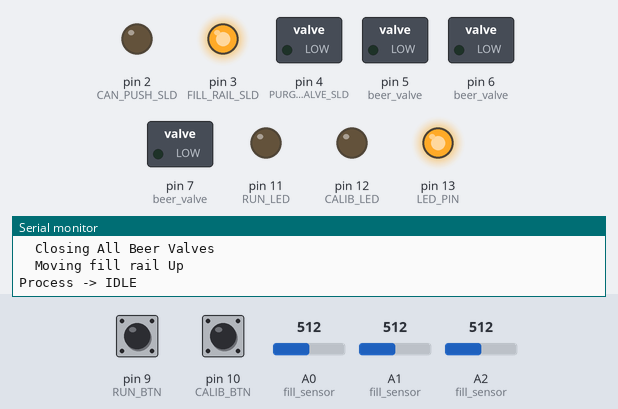
Bench run of a sketch on a simulated Arduino Uno, built with avr-gcc and run on an emulated ATmega328P. Parts: switched loads named in the sketch (green lamp = pin HIGH), output pins drawn as LEDs (lit = HIGH), the last lines printed to the serial monitor. Inputs (shaded band) come from the test bench; at power-on: pin 9 (RUN_BTN) HIGH, A0 (fill_sensor) = 512, A1 (fill_sensor) = 512, A2 (fill_sensor) = 512, pin 10 (CALIB_BTN) HIGH.

Above: at 2.5 s.
2.6 s: pin 9 (RUN_BTN) pulled LOW for 0.15 s
At 3.6 s:
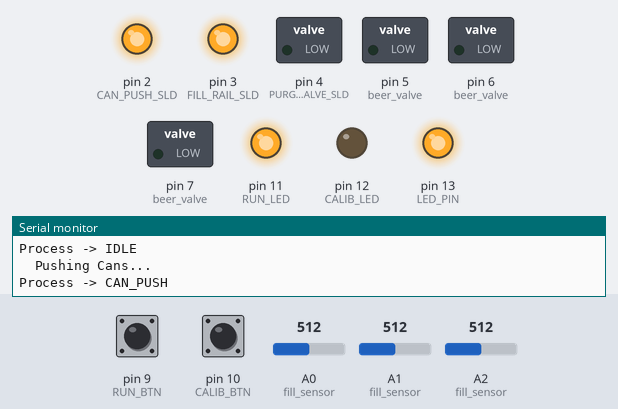
5.7 s: A0 (fill_sensor) set to 248
8.7 s: A0 (fill_sensor) set to 215
At 9.3 s:
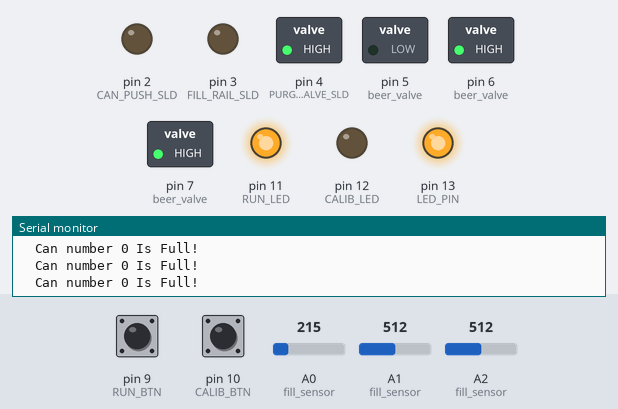
10.2 s: A1 (fill_sensor) set to 122
At 12.9 s:
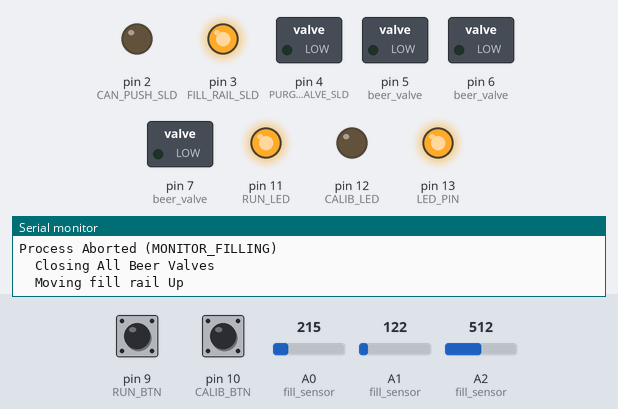
13.2 s: A2 (fill_sensor) set to 238
16.2 s: A2 (fill_sensor) set to 215
At 20.0 s:
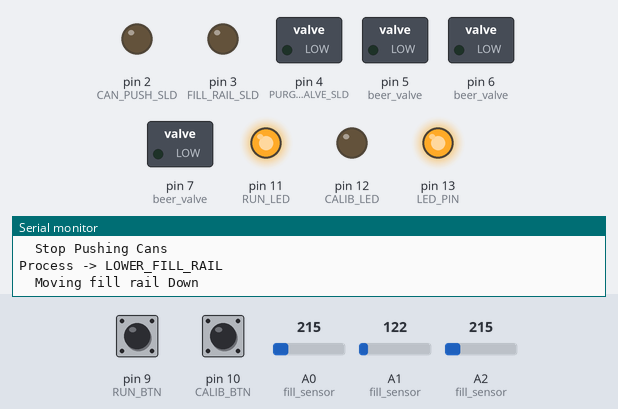
Timing chart, 0 to 24.0 s (numbered marks = the images above; inputs shaded):
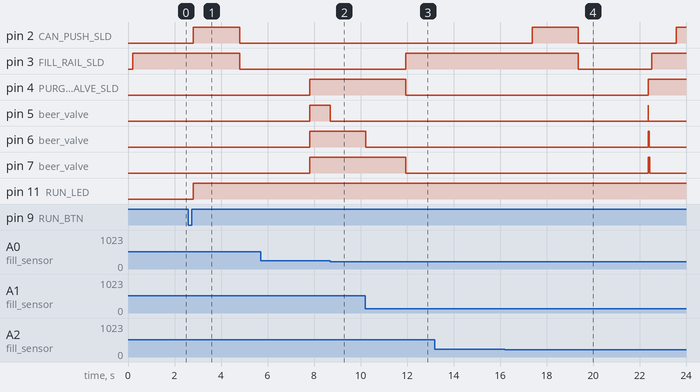

Measured:
- the behaviour switches between 230 and 229 on A0 (fill_sensor) (found by bisection; images 1 and 2)
- the behaviour switches between 230 and 229 on A2 (fill_sensor) (found by bisection; images 3 and 4)
- after the input at 2.6 s, pin 2 (CAN_PUSH_SLD): LOW → HIGH after 0.20 s, → LOW 2.0 s later; pin 3 (FILL_RAIL_SLD): HIGH → LOW after 2.2 s; pin 11 (RUN_LED): LOW → HIGH after 0.20 s
- after the input at 8.7 s, pin 5 (beer_valve): HIGH → LOW at once
- after the input at 10.2 s, pin 6 (beer_valve): HIGH → LOW after 0.02 s instead of 1.7 s
- after the input at 16.2 s, pin 2 (CAN_PUSH_SLD): LOW → HIGH after 1.2 s, → LOW 2.0 s later, → HIGH 4.2 s later; pin 3 (FILL_RAIL_SLD): HIGH → LOW after 3.2 s, → HIGH 3.2 s later; pin 4 (PURGE_VALVE_SLD): LOW → HIGH after 6.2 s; pin 5 (beer_valve): LOW → HIGH after 6.2 s, → LOW 0.01 s later; pin 6 (beer_valve): LOW → HIGH after 6.2 s, → LOW 0.04 s later

The sketch:

bottle_filler.ino
```cpp
#include <MsTimer2.h>

/* Defines */

#define CAN_PUSH_TIME        2000  /* 2 seconds */
#define SETTLING_TIME        2000  /* 2 seconds */
#define MAX_FILL_TIME        10000 /* 10 seconds */
#define PURGE_TIME           4000  /* 4 seconds */

#if PURGE_TIME > MAX_FILL_TIME
#error PURGE_TIME must be less than MAX_FILL_TIME
#endif

#define ONE_SECOND           1000 /* 1 second */
#define FILL_RAIL_DELAY_UP   1000 /* 1 second */
#define FILL_RAIL_DELAY_DOWN 1000 /* 1 second */

#define CAN_PUSH_SLD         2    /* Can Push    Solenoid */
#define FILL_RAIL_SLD        3    /* Fill Rail   Solenoid */
#define PURGE_VALVE_SLD      4    /* Purge Valve Solenoid */
#define BEER_VALVE_SLD_0     5    /* Beer Valve  Solenoid */
#define BEER_VALVE_SLD_1     6    /* Beer Valve  Solenoid */
#define BEER_VALVE_SLD_2     7    /* Beer Valve  Solenoid */
#define CALIB_HOT            2    /* Calibration Pot Hot  */
#define FILL_SENSE_0         A0   /* input to detect when can is full. */
#define FILL_SENSE_1         A1   /* input to detect when can is full. */
#define FILL_SENSE_2         A2   /* input to detect when can is full. */
#define CALIB_WIPE           A3   /* Calibration Pot Wiper */

#define RUN_BTN              9    /* Run Button */
#define CALIB_BTN            10   /* Calibration Button */
#define RUN_LED              11   /* Run LED */
#define CALIB_LED            12   /* Calib LED */
#define LED_PIN              13   /* Board LED */

#define RAISE                1
#define LOWER                0
#define OPEN                 1
#define CLOSE                0
#define START                1
#define STOP                 0
#define ON                   1
#define OFF                  0
#define FULL                 0
#define PRESSED              1
#define RELEASED             0
#define RUN                  0
#define CALIB                1

#define INITIAL_SET_POINT    230 /* Initial Target Set Point */
#define BUTTON_COUNT         2   /* Number of Buttons */
#define CAN_COUNT            3   /* Number of Cans filled simultaneously */

/* Process States */

typedef enum
{
  IDLE,
  CAN_PUSH,
  LOWER_FILL_RAIL,
  SETTLING_DELAY,
  OPEN_VALVES,
  MONITOR_FILLING,
  RAISE_FILL_RAIL,
  CHECK_RUN,
  CALIBRATION
} process_t;

typedef enum
{
  FILLING,
  ALL_FULL,
  FILL_TIMER_EXPIRED
} fill_state_t;

/* Function Prototypes */

void elapse_timer_interrupt(void);
void set_timer(int millisec);
void stop_timer(void);
bool timer_elapsed(void);
void process_to(process_t proc);
bool go_button(void);
bool calib_button(void);
void can_push(bool start_stop);
void fill_rail(bool up_down);
fill_state_t fill_progress(void);
bool check_all_full(void);
bool can_full(int can_number);
void operate_all_beer_valves(int action);
void abort_process(void);
void operate_valve(int type, bool action);
void check_beer_sensors(void);
void flash_led(void);
const char * process_string(int proc);
bool run_button(bool action);

/* Variables */

process_t     process;
int           cans_processed;
bool          button_state[BUTTON_COUNT];
volatile bool elapsed = false;
int           set_point = INITIAL_SET_POINT;

int fill_sensor[CAN_COUNT] = {
  FILL_SENSE_0,
  FILL_SENSE_1,
  FILL_SENSE_2
};

int beer_valve[CAN_COUNT] = {
  BEER_VALVE_SLD_0,
  BEER_VALVE_SLD_1,
  BEER_VALVE_SLD_2
};

/* Setup */

void setup(void)
{
  int count;

  Serial.begin(9600);
  while( ! Serial);
  Serial.println("\n\nStarting Up.");
  pinMode(CAN_PUSH_SLD, OUTPUT);
  pinMode(FILL_RAIL_SLD, OUTPUT);
  pinMode(PURGE_VALVE_SLD, OUTPUT);
  pinMode(CALIB_HOT, OUTPUT);
  pinMode(RUN_LED, OUTPUT);
  pinMode(CALIB_LED, OUTPUT);
  pinMode(LED_PIN, OUTPUT);
  pinMode(RUN_BTN, INPUT_PULLUP);
  pinMode(CALIB_BTN, INPUT_PULLUP);

  digitalWrite(CALIB_HOT, OFF);
  digitalWrite(RUN_LED,   OFF);
  digitalWrite(CALIB_LED, OFF);

  for(count = 0; count < CAN_COUNT; count++)
  {
    pinMode(beer_valve[count], OUTPUT);
    pinMode(fill_sensor[count], INPUT_PULLUP);
  }

  for(count = 0; count < BUTTON_COUNT; count++)
  {
    button_state[count] = RELEASED;
  }

  flash_led();
  check_beer_sensors();
  cans_processed = 0;
  operate_valve(PURGE_VALVE_SLD, CLOSE);
  operate_all_beer_valves(CLOSE);
  fill_rail(RAISE);
  process_to(IDLE);
  delay(100);
}

/* Main Loop */

void loop(void)
{
  check_buttons();
  run_process();
}

/* Functions */

void run_process(void)
{

  fill_state_t fill_state;

  switch(process)
  {
  case IDLE:
    if(go_button())
    {
      set_timer(CAN_PUSH_TIME);
      can_push(START);
      process_to(CAN_PUSH);
      digitalWrite(RUN_LED, ON);
    }
    else if(calib_button())
    {
      Serial.println("Calibrating");
      /* Energise Calibration Circuit */
      digitalWrite(CALIB_HOT, ON);
      digitalWrite(CALIB_LED, ON);
      process_to(CALIBRATION);
    }
    break;

  case CAN_PUSH:
    if(timer_elapsed())
    {
      can_push(STOP);
      process_to(LOWER_FILL_RAIL);
    }
    break;

  case LOWER_FILL_RAIL:
    fill_rail(LOWER);
    set_timer(SETTLING_TIME);
    process_to(SETTLING_DELAY);
    break;

  case SETTLING_DELAY:
    if(timer_elapsed())
    {
      process_to(OPEN_VALVES);
    }
    break;

  case OPEN_VALVES:
    operate_valve(PURGE_VALVE_SLD, OPEN);
    operate_all_beer_valves(OPEN);
    set_timer(PURGE_TIME);
    process_to(MONITOR_FILLING);
    break;

  case MONITOR_FILLING:
    fill_state = fill_progress();
    switch(fill_state)
    {
    case FILLING:
      break;

    case ALL_FULL:
      stop_timer();
      process_to(RAISE_FILL_RAIL);
      break;

    case FILL_TIMER_EXPIRED:
      Serial.println("  Fill Guard Timer Over-run!");
      wait_button_release(RUN);
      wait_button_release(CALIB);
      digitalWrite(RUN_LED, OFF);
      process_to(IDLE);
      break;

    default:
      abort_process();
      break;
    }
    break;

  case RAISE_FILL_RAIL:
    Serial.println("  Raising Fill Rail");
    fill_rail(RAISE);
    process_to(CHECK_RUN);
    break;

  case CHECK_RUN:
    Serial.println("  Completed Cycle");
    cans_processed += CAN_COUNT;
    Serial.print("  ");
    Serial.print(cans_processed);
    Serial.println("  Cans Filled.\n");

    /* Check for Stop */
    if(go_button())
    {
      Serial.println("  Process Halted.\n");
      /* Ensure Calibration Button released */
      wait_button_release(CALIB);
      digitalWrite(RUN_LED, OFF);
      process_to(IDLE);
    }
    else
    {
      set_timer(CAN_PUSH_TIME);
      can_push(START);
      process_to(CAN_PUSH);
    }
    break;

  case CALIBRATION:
    calibrate();
    if(calibration_exit())
    {
      digitalWrite(CALIB_HOT, OFF);
      digitalWrite(CALIB_LED, OFF);
      process_to(IDLE);
    }
    break;

  default:
    abort_process();
    break;
  }
}

void elapse_timer_interrupt(void)
{
  elapsed = true;
}

void set_timer(int millisec)
{
  MsTimer2::set(millisec, elapse_timer_interrupt);
  MsTimer2::start();
}

void stop_timer(void)
{
  MsTimer2::stop();
}

/* Return true if timer has elapsed */
bool timer_elapsed(void)
{
  bool ret = false;

  if(elapsed)
  {
    stop_timer();
    elapsed = false;
    ret = true;
  }

  return ret;
}

/* Move to different process */
void process_to(process_t proc)
{
  Serial.print("Process -> ");
  Serial.println(process_string(proc));

  process = proc;
}

void wait_button_release(int type)
{
  while(button(type, PRESSED));
  (button_state[type] = RELEASED);
  delay(50);
}

bool go_button(void)
{
  bool ret = false;

  if(button_state[RUN] == PRESSED)
  {
    wait_button_release(RUN);
    ret = true;
  }

  return ret;
}

bool calib_button(void)
{
  bool ret = false;

  if(button_state[CALIB] == PRESSED)
  {
    wait_button_release(CALIB);
    ret = true;
  }

  return ret;
}

void calibrate(void)
{
  set_point = analogRead(CALIB_WIPE);
}

bool calibration_exit(void)
{
  bool ret = false;
  if(button_state[CALIB] == PRESSED)
  {
    wait_button_release(CALIB);
    ret = true;
  }

  return ret;
}

void can_push(bool start_stop)
{
  if(start_stop == START)
  {
    Serial.println("  Pushing Cans...");
  }
  else
  {
    Serial.println("  Stop Pushing Cans");
  }

  digitalWrite(CAN_PUSH_SLD, start_stop);
}

void fill_rail(bool up_down)
{
  digitalWrite(FILL_RAIL_SLD, up_down);

  if(up_down)
  {
    Serial.println("  Moving fill rail Up");
    delay(FILL_RAIL_DELAY_UP);
  }
  else
  {
    Serial.println("  Moving fill rail Down");
    delay(FILL_RAIL_DELAY_DOWN);
  }
}

fill_state_t fill_progress(void)
{
  static bool purge_complete = false;
  fill_state_t fill_state;
  int can_number;
  int full_count;

  if(check_all_full() == true)
  {
    Serial.println("  All Cans Full!");
    fill_state = ALL_FULL;
    purge_complete = false;
  }

  else if(timer_elapsed())
  {
    if(purge_complete == false)
    {
      Serial.println("  CO2 Purge Complete");
      purge_complete = true;
      set_timer(MAX_FILL_TIME - PURGE_TIME);
    }
    else
    {
      Serial.println("  Fill Guard Time Exceeded!");
      purge_complete = false;
      operate_all_beer_valves(CLOSE);
      fill_state = FILL_TIMER_EXPIRED;
    }
  }

  else
  {
    fill_state = FILLING;
  }

  return fill_state;
}

bool check_all_full(void)
{
  int can_number = 0;
  int full_count = 0;
  bool all_full = false;

  for(can_number = 0; can_number < CAN_COUNT; can_number++)
  {
    if(can_full(can_number))
    {
      full_count += 1;
    }
  }

  if (full_count >= CAN_COUNT)
  {
    all_full = true;
  }

  return all_full;
}

bool can_full(int can_number)
{
  bool ret = false;
  int  level;

  /* read the Beer Sensor */

  level = analogRead(fill_sensor[can_number]);
  if(level < set_point)
  {
    operate_valve(beer_valve[can_number], CLOSE);
    Serial.print("  Can number ");
    Serial.print(can_number);
    Serial.println(" Is Full!");
    ret = true;
  }

  return ret;
}

void operate_all_beer_valves(int action)
{
  int can_number;

  if(action == OPEN)
  {
    Serial.println("  Opening All Beer Valves");
  }
  else
  {
    Serial.println("  Closing All Beer Valves");
  }

  for(can_number = 0; can_number < CAN_COUNT; can_number++)
  {
    operate_valve(beer_valve[can_number], action);
  }
}

void abort_process(void)
{
  Serial.print("\nProcess Aborted (");
  Serial.print(process_string(process));
  Serial.println(")");

  operate_all_beer_valves(CLOSE);
  operate_valve(PURGE_VALVE_SLD, CLOSE);
  fill_rail(RAISE);
  Serial.println("  Stopped!");
}

void operate_valve(int type, bool action)
{
  digitalWrite(type, action);
}

void check_beer_sensors(void)
{
  uint8_t count;
  bool    ready;

  /* Check No beer sensors are Submerged! */
  for(;;)
  {
    ready = true;
    for(count = 0; count < CAN_COUNT; count++)
    {
      if(analogRead(fill_sensor[count]) < set_point)
      {
        ready = false;
      }
    }
    if(ready)
    {
      break;
    }

    Serial.println("A Beer Sensor is Submerged!");
    flash_led();
    delay(ONE_SECOND);
  }
}

void flash_led(void)
{
  int count;
  int pin;

  for(count = 0; count < 4; count++)
  {
    pin = (pin == ON) ? OFF : ON;
    digitalWrite(LED_PIN, pin);
    delay(50);
  }
  digitalWrite(LED_PIN, ON);
}

const char * process_string(int proc)
{
  const char * process_str[] =
    {
      "IDLE",
      "CAN_PUSH",
      "LOWER_FILL_RAIL",
      "SETTLING_DELAY",
      "OPEN_VALVES",
      "MONITOR_FILLING",
      "RAISE_FILL_RAIL",
      "CHECK_RUN",
      "CALIBRATION"
    };

  return process_str[proc];
}

bool button(int task, bool action)
{
  int pin = (task == RUN) ? RUN_BTN : CALIB_BTN;

  return (digitalRead(pin) != action);
}

void check_buttons(void)
{
  int count;

  for(count = 0; count < BUTTON_COUNT; count++)
  {
    if(button(count, PRESSED))
    {
      button_state[count] = PRESSED;
    }
  }
}
```
